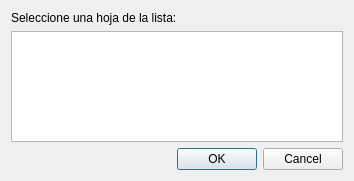
<?xml version="1.0" encoding="UTF-8"?>
<ui version="4.0">
 <class>SelectFromListDialog</class>
 <widget class="QDialog" name="SelectFromListDialog">
  <property name="geometry">
   <rect>
    <x>0</x>
    <y>0</y>
    <width>354</width>
    <height>181</height>
   </rect>
  </property>
  <property name="windowTitle">
   <string>Lista de hojas</string>
  </property>
  <layout class="QVBoxLayout" name="verticalLayout">
   <item>
    <widget class="QLabel" name="label">
     <property name="sizePolicy">
      <sizepolicy hsizetype="Expanding" vsizetype="Expanding">
       <horstretch>0</horstretch>
       <verstretch>0</verstretch>
      </sizepolicy>
     </property>
     <property name="text">
      <string>Seleccione una hoja de la lista:</string>
     </property>
     <property name="scaledContents">
      <bool>false</bool>
     </property>
     <property name="wordWrap">
      <bool>false</bool>
     </property>
    </widget>
   </item>
   <item>
    <widget class="QListWidget" name="listWidget"/>
   </item>
   <item>
    <widget class="QDialogButtonBox" name="buttonBox">
     <property name="orientation">
      <enum>Qt::Horizontal</enum>
     </property>
     <property name="standardButtons">
      <set>QDialogButtonBox::Cancel|QDialogButtonBox::Ok</set>
     </property>
    </widget>
   </item>
  </layout>
 </widget>
 <resources/>
 <connections>
  <connection>
   <sender>buttonBox</sender>
   <signal>accepted()</signal>
   <receiver>SelectFromListDialog</receiver>
   <slot>accept()</slot>
   <hints>
    <hint type="sourcelabel">
     <x>248</x>
     <y>254</y>
    </hint>
    <hint type="destinationlabel">
     <x>157</x>
     <y>274</y>
    </hint>
   </hints>
  </connection>
  <connection>
   <sender>buttonBox</sender>
   <signal>rejected()</signal>
   <receiver>SelectFromListDialog</receiver>
   <slot>reject()</slot>
   <hints>
    <hint type="sourcelabel">
     <x>316</x>
     <y>260</y>
    </hint>
    <hint type="destinationlabel">
     <x>286</x>
     <y>274</y>
    </hint>
   </hints>
  </connection>
 </connections>
</ui>
